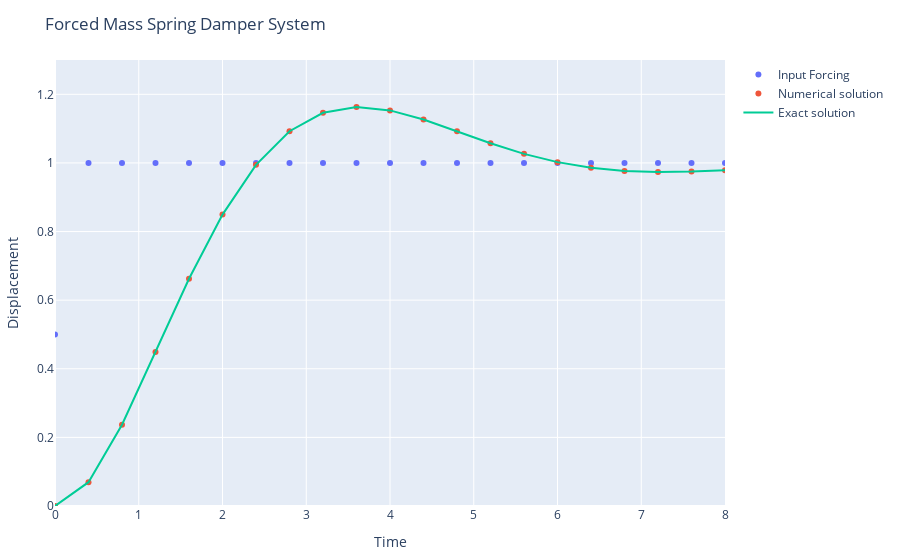

The code cell stored with this chart in its notebook:
### Code cell
#Parameters for exact solution
omega=sqrt(3/4)

zeta1=-0.5
zeta2=-0.5
a=-1
b=-1/sqrt(3)
c=1

#Start computations
t_start=0
t_end=8

time=t_start:0.4:t_end
integrand(s)=exp.((margin+s*im)*time).*fun_lapl(margin+s*im);
fun_solution=(2pi)^(-1)*quadgk(integrand,-Inf,Inf)[1];

#Overdamped solution
#exact=a*exp.(zeta1*time) .+ b*exp.(zeta2*time) .+ c  

#Underdampled solution
exact=a*exp.(zeta1*time).*cos.(omega*time) .+ b*exp.(zeta2*time).*sin.(omega*time) .+ c 


trace1 = scatter(x=time,y=unit_step.(time),mode="markers", name="Input Forcing")
trace2 = scatter(x=time,y=real(fun_solution),mode="markers", name="Numerical solution")
trace3 = scatter(x=time,y=exact,mode="lines", name="Exact solution")
#trace2=scatter(time,fun_solution)
layout = Layout(;title="Forced Mass Spring Damper System ", xaxis_range=[t_start, t_end], xaxis_title="Time",
                     yaxis_range=[0, 1.3],  yaxis_title="Displacement")

plot([trace1, trace2, trace3],layout)

### Figure 1 — Plotly figure (JSON) as saved in the notebook; plotly's stock layout.template omitted (floating-point values rounded to 4 significant figures)
{"data": [{"mode": "markers", "name": "Input Forcing", "type": "scatter", "x": [0, 0.4, 0.8, 1.2, 1.6, 2, 2.4, 2.8, 3.2, 3.6, 4, 4.4, 4.8, 5.2, 5.6, 6, 6.4, 6.8, 7.2, 7.6, 8], "y": [0.5, 1, 1, 1, 1, 1, 1, 1, 1, 1, 1, 1, 1, 1, 1, 1, 1, 1, 1, 1, 1]}, {"mode": "markers", "name": "Numerical solution", "type": "scatter", "x": [0, 0.4, 0.8, 1.2, 1.6, 2, 2.4, 2.8, 3.2, 3.6, 4, 4.4, 4.8, 5.2, 5.6, 6, 6.4, 6.8, 7.2, 7.6, 8], "y": [2.804e-15, 0.06941, 0.237, 0.4487, 0.6623, 0.8494, 0.9945, 1.092, 1.146, 1.163, 1.153, 1.127, 1.092, 1.057, 1.026, 1.002, 0.9858, 0.9766, 0.9735, 0.9748, 0.979]}, {"mode": "lines", "name": "Exact solution", "type": "scatter", "x": [0, 0.4, 0.8, 1.2, 1.6, 2, 2.4, 2.8, 3.2, 3.6, 4, 4.4, 4.8, 5.2, 5.6, 6, 6.4, 6.8, 7.2, 7.6, 8], "y": [0, 0.06941, 0.237, 0.4487, 0.6623, 0.8494, 0.9945, 1.092, 1.146, 1.163, 1.153, 1.127, 1.092, 1.057, 1.026, 1.002, 0.9858, 0.9766, 0.9735, 0.9748, 0.979]}], "layout": {"margin": {"b": 50, "l": 50, "r": 50, "t": 60}, "title": "Forced Mass Spring Damper System ", "xaxis": {"range": [0, 8], "title": {"text": "Time"}}, "yaxis": {"range": [0, 1.3], "title": {"text": "Displacement"}}}}
